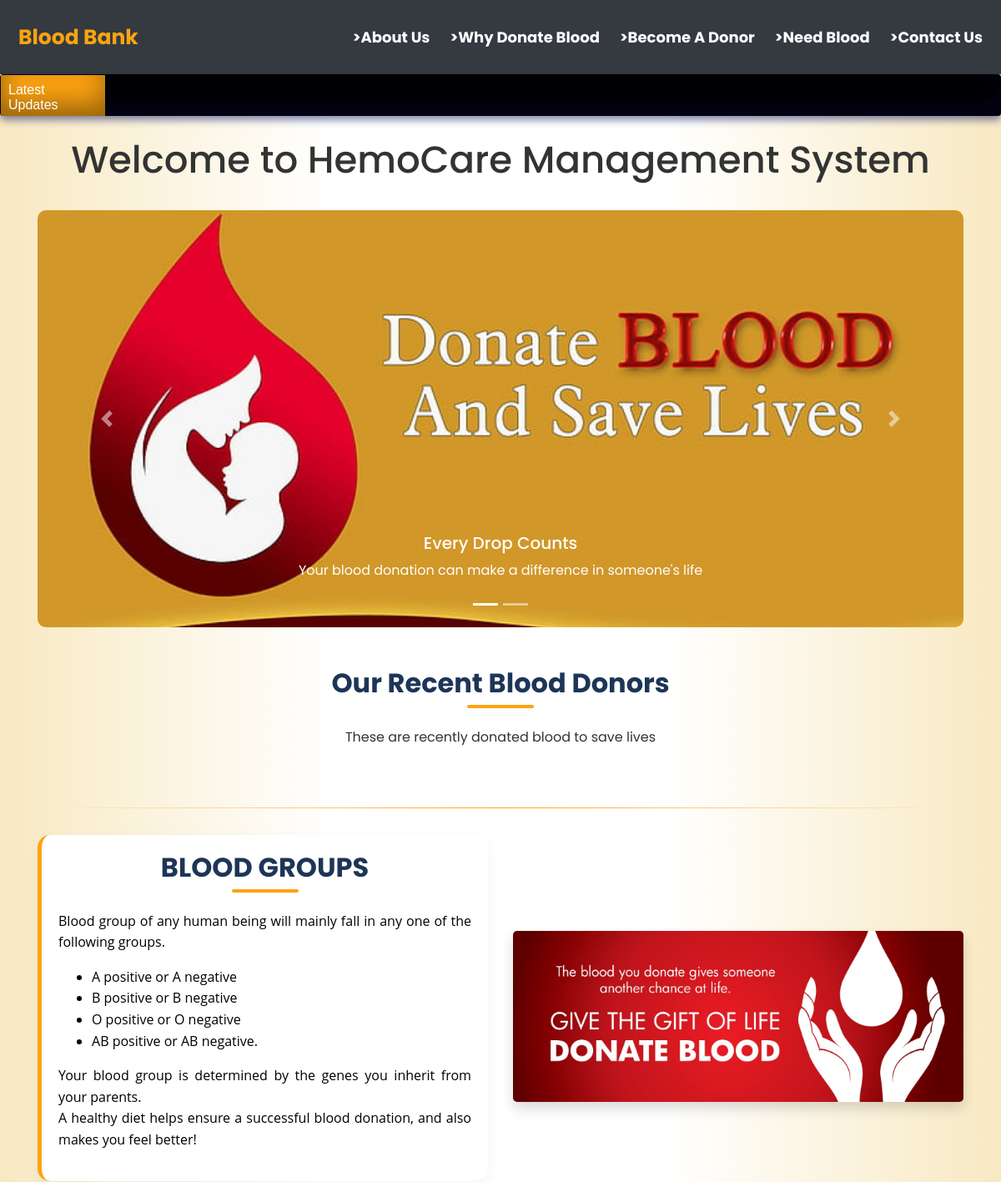
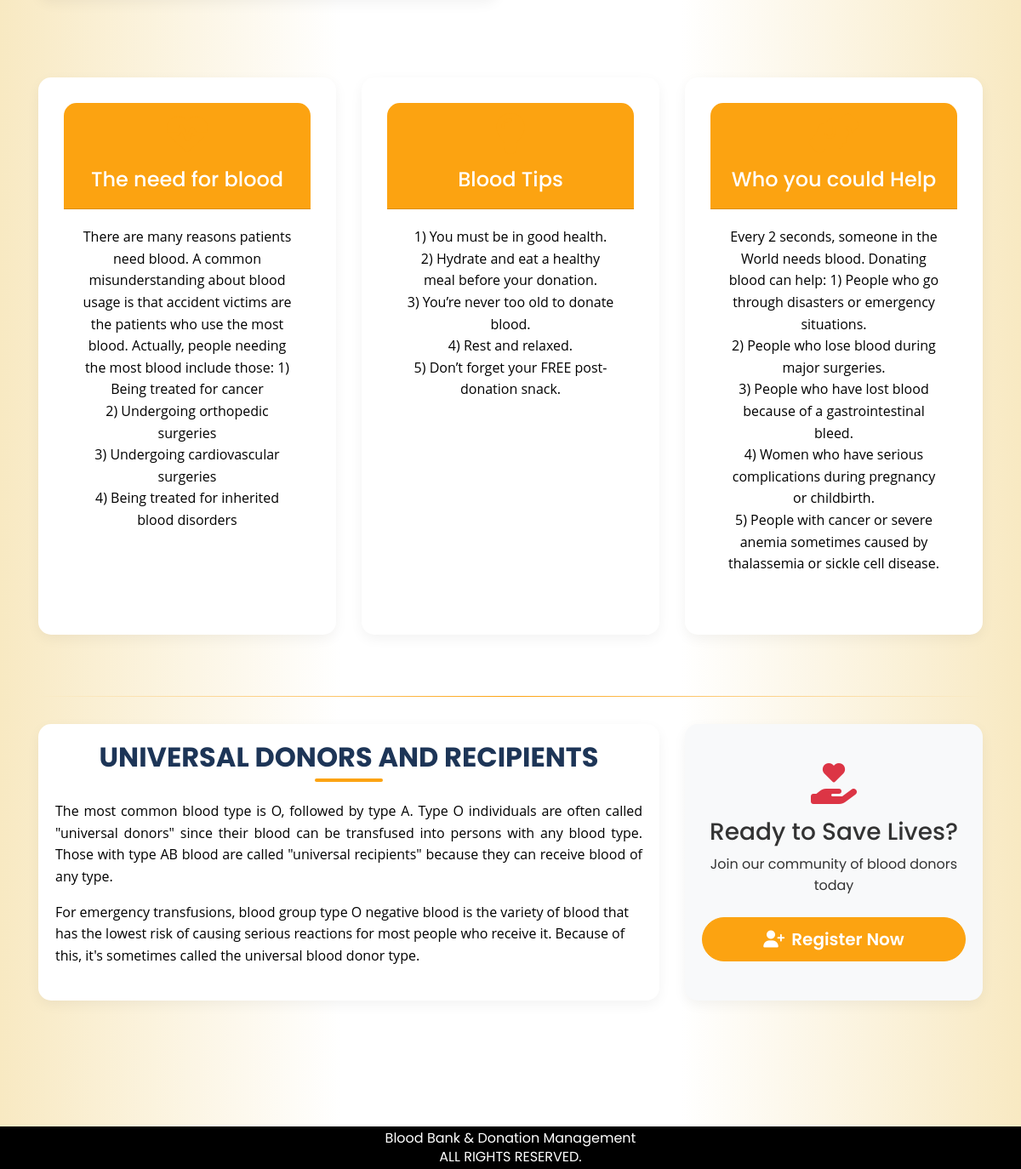
The app's page /home.php with its own data (2 pictures, top to bottom).
### tables this page shows
create table pages(
page_id int NOT NULL auto_increment UNIQUE,
page_name varchar(255) NOT NULL,
page_type varchar(255) NOT NULL,
page_data longtext NOT NULL
);

### home.php (the view, shortened to what this page needs)
<!DOCTYPE html>
<html lang="en">
<head>
    <link rel="stylesheet" href="https://maxcdn.bootstrapcdn.com/bootstrap/4.5.2/css/bootstrap.min.css">
    <link rel="stylesheet" href="https://cdnjs.cloudflare.com/ajax/libs/font-awesome/6.4.0/css/all.min.css">
</head>
<body>
    <header class="header">
        <?php
        $active = "home";
        include('head.php');
        ?>
    </header>
    <?php include 'ticker.php'; ?>
<br>
        <h1 style="text-align:center;font-size:45px;">Welcome to HemoCare Management System</h1>
<br>
    <div id="page-container" style="position: relative; min-height: 100vh;">
        <div class="container">
            <div id="content-wrap" style="padding-bottom: 100px;">
                <div id="bloodCarousel" class="carousel slide mb-5" data-ride="carousel">
                    <ol class="carousel-indicators">
                        <li data-target="#bloodCarousel" data-slide-to="0" class="active"></li>
                        <li data-target="#bloodCarousel" data-slide-to="1"></li>
                    </ol>
                    <div class="carousel-inner rounded-lg">
                        <div class="carousel-item active">
                            <img src="image/_107317099_blooddonor976.jpg" class="d-block w-100" alt="Blood Donation">
                            <div class="carousel-caption d-none d-md-block">
                                <h5>Every Drop Counts</h5>
                                <p>Your blood donation can make a difference in someone's life</p>
                            </div>
                        </div>
                    </div>
                    <a class="carousel-control-prev" href="#bloodCarousel" role="button" data-slide="prev">
                        <span class="carousel-control-prev-icon" aria-hidden="true"></span>
                    </a>
                    <a class="carousel-control-next" href="#bloodCarousel" role="button" data-slide="next">
                        <span class="carousel-control-next-icon" aria-hidden="true"></span>
                    </a>
                </div>
                <section class="mb-5">
                    <h2 class="text-center section-title">Our Recent Blood Donors</h2>
                    <p class="text-center mb-4">These are recently donated blood to save lives</p>
                </section>
                <hr class="style-one">
                <section class="mb-5">
                    <div class="row align-items-center">
                        <div class="col-lg-6 mb-4">
                            <div class="card info-card h-100">
                                <div class="card-body">
                                    <h2 class="text-center section-title">BLOOD GROUPS</h2>
                                    <?php
                                    include 'conn.php';
                                    $sql = "SELECT * FROM pages WHERE page_type='bloodgroups'";
                                    $result = mysqli_query($conn, $sql);
                                    if(mysqli_num_rows($result) > 0) {
                                        while($row = mysqli_fetch_assoc($result)) {
                                            echo $row['page_data'];
                                        }
                                    }
                                    ?>
                                </div>
                            </div>
                        </div>
                        <div class="col-lg-6 mb-4">
                            <img class="img-fluid rounded-lg shadow" src="image/blood_donationcover.jpeg" alt="Blood Donation">
                        </div>
                    </div>
                </section>
                <section class="mb-5">
                    <div class="row">
                        <div class="col-lg-4 mb-4">
                            <div class="card feature-box h-100">
                                <div class="card-header">
                                    <i class="fas fa-heartbeat feature-icon"></i>
                                    <h4>The need for blood</h4>
                                </div>
                                <div class="card-body">
                                    <?php
                                    include 'conn.php';
                                    $sql = "SELECT * FROM pages WHERE page_type='needforblood'";
                                    $result = mysqli_query($conn, $sql);
                                    if(mysqli_num_rows($result) > 0) {
                                        while($row = mysqli_fetch_assoc($result)) {
                                            echo $row['page_data'];
                                        }
                                    }
                                    ?>
                                </div>
                            </div>
                        </div>
                        <div class="col-lg-4 mb-4">
                            <div class="card feature-box h-100">
                                <div class="card-header">
                                    <i class="fas fa-lightbulb feature-icon"></i>
                                    <h4>Blood Tips</h4>
                                </div>
                                <div class="card-body">
                                    <?php
                                    include 'conn.php';
                                    $sql = "SELECT * FROM pages WHERE page_type='bloodtips'";
                                    $result = mysqli_query($conn, $sql);
                                    if(mysqli_num_rows($result) > 0) {
                                        while($row = mysqli_fetch_assoc($result)) {
                                            echo $row['page_data'];
                                        }
                                    }
                                    ?>
                                </div>
                            </div>
                        </div>
                        <div class="col-lg-4 mb-4">
                            <div class="card feature-box h-100">
                                <div class="card-header">
                                    <i class="fas fa-hands-helping feature-icon"></i>
                                    <h4>Who you could Help</h4>
                                </div>
                                <div class="card-body">
                                    <?php
                                    include 'conn.php';
                                    $sql = "SELECT * FROM pages WHERE page_type='whoyouhelp'";
                                    $result = mysqli_query($conn, $sql);
                                    if(mysqli_num_rows($result) > 0) {
                                        while($row = mysqli_fetch_assoc($result)) {
                                            echo $row['page_data'];
                                        }
                                    }
                                    ?>
                                </div>
                            </div>
                        </div>
                    </div>
                </section>
                <hr class="style-one">
                <section class="mb-5">
                    <div class="row">
                        <div class="col-md-8">
                            <div class="card h-100">
                                <div class="card-body">
                                    <h2 class="text-center section-title">UNIVERSAL DONORS AND RECIPIENTS</h2>
                                    <?php
                                    include 'conn.php';
                                    $sql = "SELECT * FROM pages WHERE page_type='universal'";
                                    $result = mysqli_query($conn, $sql);
                                    if(mysqli_num_rows($result) > 0) {
                                        while($row = mysqli_fetch_assoc($result)) {
                                            echo $row['page_data'];
                                        }
                                    }
                                    ?>
                                </div>
                            </div>
                        </div>
                        <div class="col-md-4">
                            <div class="card bg-light h-100">
                                <div class="card-body text-center d-flex flex-column justify-content-center">
                                    <i class="fas fa-hand-holding-heart text-danger mb-3" style="font-size: 3rem;"></i>
                                    <h3>Ready to Save Lives?</h3>
                                    <p class="mb-4">Join our community of blood donors today</p>
                                    <a href="donate_blood.php" class="btn btn-primary btn-lg">
                                        <i class="fas fa-user-plus mr-2"></i>Register Now
                                    </a>
                                </div>
                            </div>
                        </div>
                    </div>
                </section>
            </div>
        </div>
    </div>
      <div id="footer">
    <div class="footer-content">
      Blood Bank & Donation Management<br>
      ALL RIGHTS RESERVED.
    </div>
  </div>
</body>
</html>

### head.php (shortened to what this page needs)
<html>
<head>
</head>
<body>
  <div class="header">
    <a href="home.php" class="logo"<?php if($active=='home') echo "class='logo2'"; ?>>Blood Bank </a>
    <div class="header-right">
    <a href="about_us.php"  <?php if($active=='about') echo "class='act'"; ?> >>About Us</a>
    <a href="why_donate_blood.php"  <?php if($active=='why') echo "class='act'"; ?>>>Why Donate Blood</a>
      <a href="donate_blood.php"  <?php if($active=='donate') echo "class='act'"; ?>>>Become A Donor</a>
      <a href="need_blood.php" <?php if($active=='need') echo "class='act'"; ?>>>Need Blood</a>
      <a href="contact_us.php" <?php if($active=='contact') echo "class='act'"; ?>>>Contact Us</a>
    </div>
  </div>
</body>
</html>

### ticker.php (shortened to what this page needs)
<html>
<head>
</head>
<body>
<div class="news blue">
<span style="background-color:#fca311;width:125px;height:50px">Latest Updates</span><span class="text1" ><marquee>Here we will share all upcoming blood donation camps with their dates, locations, and registration details. </marquee></span>
</div>
</body>
</head>
</html>

### home.php (style rules this page uses)
:root { --primary-color: #fca311; --secondary-color: #fca311; --light-color: #f1faee; --dark-color: #1d3557; --accent-color: #a8dadc; }
body { font-family: 'Poppins', sans-serif; background: linear-gradient(to right, #f8e9c2, #ffffff, #ffffff, #f8e9c2); color: #333; line-height: 1.6; margin: 0; padding: 0; min-height: 100vh; position: relative; padding-bottom: 50px; box-sizing: border-box; }
#footer { position: absolute; left: 0; bottom: 0; width: 100%; height: 50px; background-color: #000000; color: white; display: flex; flex-direction: column; justify-content: center; align-items: center; }
.footer-content { text-align: center; line-height: 1.4; }
.card { border: none; border-radius: 15px; box-shadow: 0 5px 15px rgba(0, 0, 0, 0.05); transition: transform 0.3s ease, box-shadow 0.3s ease; margin-bottom: 20px; }
.card-header { border-radius: 15px 15px 0 0 !important; background-color: var(--primary-color) !important; color: white !important; font-weight: 600; }
.section-title { position: relative; margin-bottom: 2rem; color: var(--dark-color); font-weight: 700; }
.section-title:after { content: ''; position: absolute; bottom: -10px; left: 50%; transform: translateX(-50%); width: 80px; height: 4px; background: var(--primary-color); border-radius: 2px; }
.btn-primary { background-color: var(--primary-color); border-color: var(--primary-color); padding: 10px 25px; border-radius: 50px; font-weight: 600; transition: all 0.3s; }
.carousel-item img { height: 500px; object-fit: cover; border-radius: 10px; }
.feature-box { padding: 30px; text-align: center; border-radius: 15px; background: white; box-shadow: 0 5px 15px rgba(0, 0, 0, 0.05); transition: all 0.3s; height: 100%; }
.feature-icon { font-size: 3rem; color: var(--primary-color); margin-bottom: 1rem; }
hr.style-one { border: 0; height: 1px; background-image: linear-gradient(to right, rgba(0, 0, 0, 0), var(--primary-color), rgba(0, 0, 0, 0)); margin: 2rem 0; }
.info-card { border-left: 5px solid var(--secondary-color); }

### head.php (style rules this page uses)
.header { overflow:hidden; background-color: #343a40; top: 0; width:100%; padding: 10px 5px; color:#FF0404 ; }
.header a { float: left; color: white; text-align: center; padding: 12px; text-decoration: none; font-size: 18px; line-height: 25px; border-radius: 4px; font-weight:bold; }
.header a.logo { font-size: 25px; font-weight: bold; color:#fca311 ; }
.header-right { float: right; }

### ticker.php (style rules this page uses)
.blue { background: #000000; }
.news { box-shadow: inset 0 -15px 30px rgba(10,4,60,0.4), 0 5px 10px rgba(10,20,100,0.5); width: 100%; height:50px; margin-top:0px; overflow: hidden; border-radius: 4px; padding: 1px; -webkit-user-select: none; }
.news span { float: left; color: #fff; padding: 9px; position: relative; top: 1%; box-shadow: inset 0 -15px 30px rgba(0,0,0,0.4); font: 16px 'Raleway', Helvetica, Arial, sans-serif; -webkit-font-smoothing: antialiased; -webkit-user-select: none; cursor: pointer; }

### records on screen
pages: page_data "Blood group of any human being will mainly fall in any one of the following groups. A positive or A negative B positive or B negative O positive or O negative AB positive or AB negative. Your blood group is determined by the genes you inherit from your parents. A healthy diet helps ensure a successful blood donation, and also makes you feel better!"
pages: page_data "There are many reasons patients need blood. A common misunderstanding about blood usage is that accident victims are the patients who use the most blood. Actually, people needing the most blood include those: 1) Being treated for cancer 2) Undergoing orthopedic surgeries 3) Undergoing cardiovascular surgeries 4) Being treated for inherited blood disorders"
pages: page_data "1) You must be in good health. 2) Hydrate and eat a healthy meal before your donation. 3) You’re never too old to donate blood. 4) Rest and relaxed. 5) Don’t forget your FREE post-donation snack."
pages: page_data "Every 2 seconds, someone in the World needs blood. Donating blood can help: 1) People who go through disasters or emergency situations. 2) People who lose blood during major surgeries. 3) People who have lost blood because of a gastrointestinal bleed. 4) Women who have serious complications during pregnancy or childbirth. 5) People with cancer or severe anemia sometimes caused by thalassemia or sickle cell disease."
pages: page_data "The most common blood type is O, followed by type A. Type O individuals are often called \"universal donors\" since their blood can be transfused into persons with any blood type. Those with type AB blood are called \"universal recipients\" because they can receive blood of any type. For emergency transfusions, blood group type O negative blood is the variety of blood that has the lowest risk of causing serious reactions for most people who receive it. Because of this, it's sometimes called the universal blood donor type."
